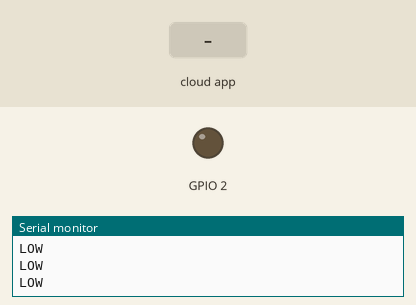
A sketch run on a simulated ESP8266 (NodeMCU). Parts: output pins drawn as LEDs (lit = HIGH, except the on-board LED, lit = LOW), the last lines printed to the serial monitor. The inputs (shaded band) are chosen by the test bench. WiFi joins after 1.5 s; servers stay silent unless stated; the Firebase database answers and starts empty.

Above: at 2.7 s.
2.8 s: the phone or cloud app sets deviceStatus to 1
At 3.6 s:
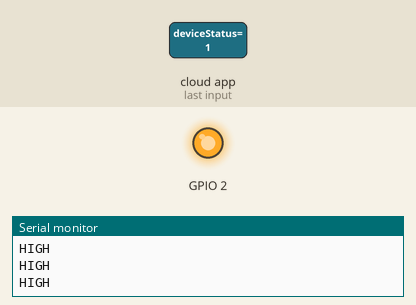
4.3 s: the phone or cloud app sets deviceStatus to 0
At 4.8 s:
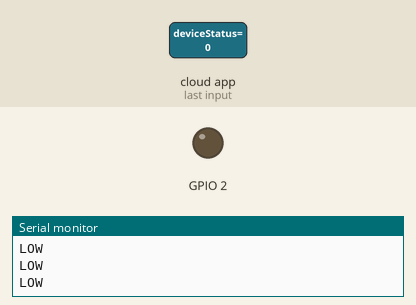
Timing chart, 0 to 7.3 s (numbered marks = the images above; inputs shaded):
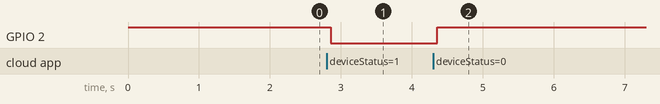

The sketch:

touch_pass.ino
```cpp
#include <Arduino.h>
#include <ESP8266WiFi.h>
#include <Firebase_ESP_Client.h>

#define WIFI_SSID         "---YOUR WIFI SSID HERE---"
#define WIFI_PASSWORD     "---WIFI PASSWORD HERE---"
#define API_KEY           "---FIREBASE API KEY---"
#define DATABASE_URL      "---FIREBASE REALTIME DATABASE URL---"
#define NODEMCU_EMAIL     "---DEVICE USER EMAIL FOR FIREBASE AUTH---"
#define NODEMCU_PASSWORD  "---DEVICE PASSWORD---"
#define BAUD_RATE 9600
#define DEBUG_MODE 0

FirebaseData data;
FirebaseAuth auth;
FirebaseConfig config;


void connectToWifi() {
  WiFi.begin(WIFI_SSID, WIFI_PASSWORD);

  while (WiFi.status() != WL_CONNECTED) {

    Serial.print(".");
    delay(50);
  }
  Serial.println();
  Serial.print("Connected! ");

  Serial.println(WiFi.localIP());
}


void setup() {
  Serial.begin(BAUD_RATE);

  pinMode(BUILTIN_LED, OUTPUT);
  digitalWrite(BUILTIN_LED, HIGH);

  connectToWifi();

  config.api_key = API_KEY;
  config.database_url = DATABASE_URL;

  auth.user.email = NODEMCU_EMAIL;
  auth.user.password = NODEMCU_PASSWORD;

  Firebase.begin(&config, &auth);
  Firebase.reconnectWiFi(true);

  while ((auth.token.uid) == "") {
    Serial.print('.');
    delay(50);
  }

  Serial.println("Database: connected!");
}

FirebaseJsonData jsonData;
FirebaseJson json;

void loop() {
  if (Firebase.RTDB.getBool(&data, "/deviceStatus")) {
    if (data.boolData()) {
      Serial.println("HIGH");
      digitalWrite(BUILTIN_LED, LOW);
    } else {
      Serial.println("LOW");
      digitalWrite(BUILTIN_LED, HIGH);
    }
  }
}
```

Measured:
- after the input at 2.8 s, GPIO 2: HIGH → LOW after 0.06 s
- after the input at 4.3 s, GPIO 2: LOW → HIGH after 0.06 s
